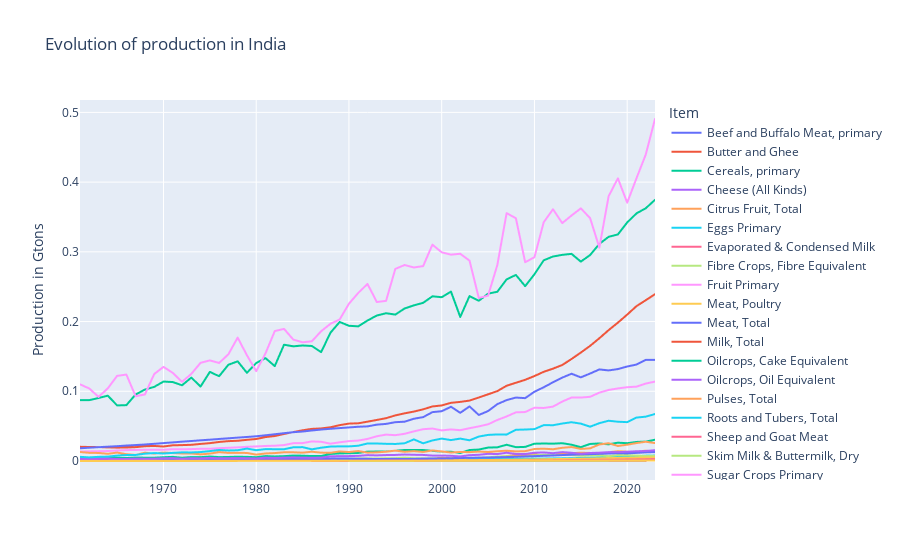

Notebook cell for this chart:
### Markdown cell above
## India

### Code cell
# --- Data prep ---
india_prod = get_country_production_items(df_prod, "India")

# --- Plotting ---
px.line(data_frame=india_prod, 
       x="Year",
       y="Value",
       color="Item",
       title="Evolution of production in India",
       labels={"Year":"","Value":"Production in Gtons"})
